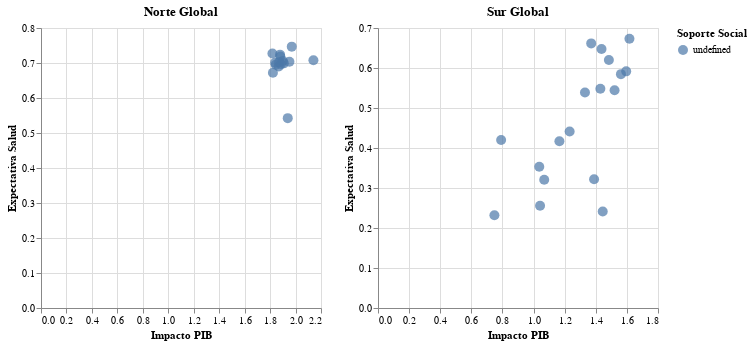

The notebook cell saved with this chart:
### Markdown cell above
#**PBI vs Salud**
Gráfico extra: La elección de un gráfico de dispersión para analizar la relación entre el PIB per cápita y la expectativa de vida saludable responde a la necesidad de identificar patrones de correlación estructural en el desarrollo humano. Mientras que las barras nos permiten observar magnitudes aisladas, la dispersión nos revela la eficiencia de los sistemas nacionales: nos permite visualizar si mayores niveles de riqueza económica se traducen linealmente en una mejor salud pública o si existen anomalías (países que, con menos recursos, logran resultados sanitarios superiores). Al incorporar nuestra categorización de soporte social mediante el canal del color, el gráfico deja de ser una simple nube de puntos para convertirse en una herramienta de análisis multidimensional que expone las brechas de desigualdad entre el Norte y el Sur Global.

### Code cell
# GRÁFICO: Concatenación Horizontal (Dispersión PIB vs Salud)

# Gráfico para el Norte Global
# Usamos \: para que Altair no confunda los ":" del nombre con tipos de datos
scatter_norte = alt.Chart(df_norte).mark_circle(size=100).encode(
    x=alt.X('Explained by\\: Log GDP per capita:Q', title='Impacto PIB'),
    y=alt.Y('Explained by\\: Healthy life expectancy:Q', title='Expectativa Salud'),
    color=alt.Color('Nivel_Soporte:N', legend=alt.Legend(title="Soporte Social")),
    tooltip=['Country name']
).properties(
    title='Norte Global',
    width=280,
    height=280
)

# Gráfico para el Sur Global
scatter_sur = alt.Chart(df_sur).mark_circle(size=100).encode(
    x=alt.X('Explained by\\: Log GDP per capita:Q', title='Impacto PIB'),
    y=alt.Y('Explained by\\: Healthy life expectancy:Q', title='Expectativa Salud'),
    color=alt.Color('Nivel_Soporte:N'),
    tooltip=['Country name']
).properties(
    title='Sur Global',
    width=280,
    height=280
)

#Concatenación horizontal con escalas de color compartidas
grafico_final_scatter = alt.hconcat(scatter_norte, scatter_sur).resolve_scale(color='shared')

grafico_final_scatter.display()

### Figure 1 — Vega-Lite specification as saved in the notebook (floating-point values rounded to 4 significant figures)
{"config": {"view": {"continuousWidth": 300, "continuousHeight": 300}}, "hconcat": [{"data": {"name": "data-9092afe22cf6fd426e1567c5c909dac3"}, "mark": {"type": "circle", "size": 100}, "encoding": {"color": {"field": "Nivel_Soporte", "legend": {"title": "Soporte Social"}, "type": "nominal"}, "tooltip": [{"field": "Country name", "type": "nominal"}], "x": {"field": "Explained by\\: Log GDP per capita", "title": "Impacto PIB", "type": "quantitative"}, "y": {"field": "Explained by\\: Healthy life expectancy", "title": "Expectativa Salud", "type": "quantitative"}}, "height": 280, "title": "Norte Global", "width": 280}, {"data": {"name": "data-547d692c0d01f98252945d430f966c75"}, "mark": {"type": "circle", "size": 100}, "encoding": {"color": {"field": "Nivel_Soporte", "type": "nominal"}, "tooltip": [{"field": "Country name", "type": "nominal"}], "x": {"field": "Explained by\\: Log GDP per capita", "title": "Impacto PIB", "type": "quantitative"}, "y": {"field": "Explained by\\: Healthy life expectancy", "title": "Expectativa Salud", "type": "quantitative"}}, "height": 280, "title": "Sur Global", "width": 280}], "resolve": {"scale": {"color": "shared"}}, "$schema": "https://vega.github.io/schema/vega-lite/v5.20.1.json", "datasets": {"data-9092afe22cf6fd426e1567c5c909dac3": [{"Country name": "Finland", "Ladder score": 7.741, "upperwhisker": 7.815, "lowerwhisker": 7.667, "Explained by: Log GDP per capita": 1.844, "Explained by: Social support": 1.572, "Explained by: Healthy life expectancy": 0.6948, "Explained by: Freedom to make life choices": 0.8593, "Explained by: Generosity": 0.1417, "Explained by: Perceptions of corruption": 0.5462, "Dystopia + residual": 2.082, "Categoria_Salud": "3. Expectativa de salud media alta", "Salud_con_Pct": "3. Expectativa de salud media alta (35.7%)"}, {"Country name": "Denmark", "Ladder score": 7.583, "upperwhisker": 7.665, "lowerwhisker": 7.5, "Explained by: Log GDP per capita": 1.908, "Explained by: Social support": 1.52, "Explained by: Healthy life expectancy": 0.6989, "Explained by: Freedom to make life choices": 0.8227, "Explained by: Generosity": 0.2036, "Explained by: Perceptions of corruption": 0.5484, "Dystopia + residual": 1.881, "Categoria_Salud": "3. Expectativa de salud media alta", "Salud_con_Pct": "3. Expectativa de salud media alta (35.7%)"}, {"Country name": "Iceland", "Ladder score": 7.525, "upperwhisker": 7.618, "lowerwhisker": 7.433, "Explained by: Log GDP per capita": 1.881, "Explained by: Social support": 1.617, "Explained by: Healthy life expectancy": 0.7183, "Explained by: Freedom to make life choices": 0.8185, "Explained by: Generosity": 0.2583, "Explained by: Perceptions of corruption": 0.1825, "Dystopia + residual": 2.05, "Categoria_Salud": "4. Expectativa de salud alta", "Salud_con_Pct": "4. Expectativa de salud alta (12.6%)"}, {"Country name": "Sweden", "Ladder score": 7.344, "upperwhisker": 7.422, "lowerwhisker": 7.267, "Explained by: Log GDP per capita": 1.878, "Explained by: Social support": 1.501, "Explained by: Healthy life expectancy": 0.7239, "Explained by: Freedom to make life choices": 0.8383, "Explained by: Generosity": 0.2215, "Explained by: Perceptions of corruption": 0.5238, "Dystopia + residual": 1.658, "Categoria_Salud": "4. Expectativa de salud alta", "Salud_con_Pct": "4. Expectativa de salud alta (12.6%)"}, {"Country name": "Netherlands", "Ladder score": 7.319, "upperwhisker": 7.383, "lowerwhisker": 7.256, "Explained by: Log GDP per capita": 1.901, "Explained by: Social support": 1.462, "Explained by: Healthy life expectancy": 0.7059, "Explained by: Freedom to make life choices": 0.7251, "Explained by: Generosity": 0.2474, "Explained by: Perceptions of corruption": 0.3724, "Dystopia + residual": 1.906, "Categoria_Salud": "4. Expectativa de salud alta", "Salud_con_Pct": "4. Expectativa de salud alta (12.6%)"}, {"Country name": "Norway", "Ladder score": 7.302, "upperwhisker": 7.389, "lowerwhisker": 7.215, "Explained by: Log GDP per capita": 1.952, "Explained by: Social support": 1.517, "Explained by: Healthy life expectancy": 0.7038, "Explained by: Freedom to make life choices": 0.8354, "Explained by: Generosity": 0.2241, "Explained by: Perceptions of corruption": 0.4839, "Dystopia + residual": 1.586, "Categoria_Salud": "4. Expectativa de salud alta", "Salud_con_Pct": "4. Expectativa de salud alta (12.6%)"}, {"Country name": "Luxembourg", "Ladder score": 7.122, "upperwhisker": 7.213, "lowerwhisker": 7.031, "Explained by: Log GDP per capita": 2.141, "Explained by: Social support": 1.355, "Explained by: Healthy life expectancy": 0.7076, "Explained by: Freedom to make life choices": 0.8012, "Explained by: Generosity": 0.1457, "Explained by: Perceptions of corruption": 0.4324, "Dystopia + residual": 1.54, "Categoria_Salud": "4. Expectativa de salud alta", "Salud_con_Pct": "4. Expectativa de salud alta (12.6%)"}, {"Country name": "Switzerland", "Ladder score": 7.06, "upperwhisker": 7.147, "lowerwhisker": 6.973, "Explained by: Log GDP per capita": 1.97, "Explained by: Social support": 1.425, "Explained by: Healthy life expectancy": 0.7467, "Explained by: Freedom to make life choices": 0.7592, "Explained by: Generosity": 0.1733, "Explained by: Perceptions of corruption": 0.4976, "Dystopia + residual": 1.488, "Categoria_Salud": "4. Expectativa de salud alta", "Salud_con_Pct": "4. Expectativa de salud alta (12.6%)"}, {"Country name": "Austria", "Ladder score": 6.905, "upperwhisker": 6.986, "lowerwhisker": 6.824, "Explained by: Log GDP per capita": 1.885, "Explained by: Social support": 1.336, "Explained by: Healthy life expectancy": 0.6962, "Explained by: Freedom to make life choices": 0.7027, "Explained by: Generosity": 0.2139, "Explained by: Perceptions of corruption": 0.3046, "Dystopia + residual": 1.766, "Categoria_Salud": "3. Expectativa de salud media alta", "Salud_con_Pct": "3. Expectativa de salud media alta (35.7%)"}, {"Country name": "Canada", "Ladder score": 6.9, "upperwhisker": 6.984, "lowerwhisker": 6.815, "Explained by: Log GDP per capita": 1.84, "Explained by: Social support": 1.459, "Explained by: Healthy life expectancy": 0.701, "Explained by: Freedom to make life choices": 0.7301, "Explained by: Generosity": 0.2302, "Explained by: Perceptions of corruption": 0.3682, "Dystopia + residual": 1.572, "Categoria_Salud": "4. Expectativa de salud alta", "Salud_con_Pct": "4. Expectativa de salud alta (12.6%)"}, {"Country name": "Belgium", "Ladder score": 6.894, "upperwhisker": 6.961, "lowerwhisker": 6.827, "Explained by: Log GDP per capita": 1.868, "Explained by: Social support": 1.44, "Explained by: Healthy life expectancy": 0.6899, "Explained by: Freedom to make life choices": 0.7288, "Explained by: Generosity": 0.1705, "Explained by: Perceptions of corruption": 0.3108, "Dystopia + residual": 1.686, "Categoria_Salud": "3. Expectativa de salud media alta", "Salud_con_Pct": "3. Expectativa de salud media alta (35.7%)"}, {"Country name": "United Kingdom", "Ladder score": 6.749, "upperwhisker": 6.833, "lowerwhisker": 6.665, "Explained by: Log GDP per capita": 1.822, "Explained by: Social support": 1.326, "Explained by: Healthy life expectancy": 0.6719, "Explained by: Freedom to make life choices": 0.7131, "Explained by: Generosity": 0.2666, "Explained by: Perceptions of corruption": 0.3513, "Dystopia + residual": 1.598, "Categoria_Salud": "3. Expectativa de salud media alta", "Salud_con_Pct": "3. Expectativa de salud media alta (35.7%)"}, {"Country name": "United States", "Ladder score": 6.725, "upperwhisker": 6.818, "lowerwhisker": 6.631, "Explained by: Log GDP per capita": 1.939, "Explained by: Social support": 1.392, "Explained by: Healthy life expectancy": 0.5424, "Explained by: Freedom to make life choices": 0.5864, "Explained by: Generosity": 0.2233, "Explained by: Perceptions of corruption": 0.1692, "Dystopia + residual": 1.873, "Categoria_Salud": "2. Expectativa de salud media", "Salud_con_Pct": "2. Expectativa de salud media (29.4%)"}, {"Country name": "Germany", "Ladder score": 6.719, "upperwhisker": 6.815, "lowerwhisker": 6.622, "Explained by: Log GDP per capita": 1.871, "Explained by: Social support": 1.39, "Explained by: Healthy life expectancy": 0.7024, "Explained by: Freedom to make life choices": 0.6998, "Explained by: Generosity": 0.1742, "Explained by: Perceptions of corruption": 0.3678, "Dystopia + residual": 1.513, "Categoria_Salud": "4. Expectativa de salud alta", "Salud_con_Pct": "4. Expectativa de salud alta (12.6%)"}, {"Country name": "France", "Ladder score": 6.609, "upperwhisker": 6.685, "lowerwhisker": 6.533, "Explained by: Log GDP per capita": 1.818, "Explained by: Social support": 1.348, "Explained by: Healthy life expectancy": 0.7273, "Explained by: Freedom to make life choices": 0.6498, "Explained by: Generosity": 0.1123, "Explained by: Perceptions of corruption": 0.2809, "Dystopia + residual": 1.672, "Categoria_Salud": "4. Expectativa de salud alta", "Salud_con_Pct": "4. Expectativa de salud alta (12.6%)"}], "data-547d692c0d01f98252945d430f966c75": [{"Country name": "Mexico", "Ladder score": 6.678, "upperwhisker": 6.781, "lowerwhisker": 6.575, "Explained by: Log GDP per capita": 1.521, "Explained by: Social support": 1.241, "Explained by: Healthy life expectancy": 0.5445, "Explained by: Freedom to make life choices": 0.7221, "Explained by: Generosity": 0.08588, "Explained by: Perceptions of corruption": 0.1266, "Dystopia + residual": 2.437, "Categoria_Salud": "2. Expectativa de salud media", "Salud_con_Pct": "2. Expectativa de salud media (29.4%)"}, {"Country name": "Uruguay", "Ladder score": 6.611, "upperwhisker": 6.696, "lowerwhisker": 6.527, "Explained by: Log GDP per capita": 1.596, "Explained by: Social support": 1.431, "Explained by: Healthy life expectancy": 0.5916, "Explained by: Freedom to make life choices": 0.7752, "Explained by: Generosity": 0.1061, "Explained by: Perceptions of corruption": 0.2205, "Dystopia + residual": 1.891, "Categoria_Salud": "3. Expectativa de salud media alta", "Salud_con_Pct": "3. Expectativa de salud media alta (35.7%)"}, {"Country name": "Chile", "Ladder score": 6.36, "upperwhisker": 6.448, "lowerwhisker": 6.273, "Explained by: Log GDP per capita": 1.616, "Explained by: Social support": 1.369, "Explained by: Healthy life expectancy": 0.6733, "Explained by: Freedom to make life choices": 0.6508, "Explained by: Generosity": 0.117, "Explained by: Perceptions of corruption": 0.07548, "Dystopia + residual": 1.858, "Categoria_Salud": "3. Expectativa de salud media alta", "Salud_con_Pct": "3. Expectativa de salud media alta (35.7%)"}, {"Country name": "Brazil", "Ladder score": 6.272, "upperwhisker": 6.39, "lowerwhisker": 6.154, "Explained by: Log GDP per capita": 1.43, "Explained by: Social support": 1.269, "Explained by: Healthy life expectancy": 0.5479, "Explained by: Freedom to make life choices": 0.6852, "Explained by: Generosity": 0.13, "Explained by: Perceptions of corruption": 0.1425, "Dystopia + residual": 2.068, "Categoria_Salud": "2. Expectativa de salud media", "Salud_con_Pct": "2. Expectativa de salud media (29.4%)"}, {"Country name": "Argentina", "Ladder score": 6.188, "upperwhisker": 6.306, "lowerwhisker": 6.07, "Explained by: Log GDP per capita": 1.562, "Explained by: Social support": 1.381, "Explained by: Healthy life expectancy": 0.5847, "Explained by: Freedom to make life choices": 0.6807, "Explained by: Generosity": 0.08747, "Explained by: Perceptions of corruption": 0.08046, "Dystopia + residual": 1.812, "Categoria_Salud": "3. Expectativa de salud media alta", "Salud_con_Pct": "3. Expectativa de salud media alta (35.7%)"}, {"Country name": "Philippines", "Ladder score": 6.048, "upperwhisker": 6.166, "lowerwhisker": 5.929, "Explained by: Log GDP per capita": 1.232, "Explained by: Social support": 1.146, "Explained by: Healthy life expectancy": 0.4413, "Explained by: Freedom to make life choices": 0.8263, "Explained by: Generosity": 0.09869, "Explained by: Perceptions of corruption": 0.136, "Dystopia + residual": 2.167, "Categoria_Salud": "2. Expectativa de salud media", "Salud_con_Pct": "2. Expectativa de salud media (29.4%)"}, {"Country name": "Vietnam", "Ladder score": 6.043, "upperwhisker": 6.138, "lowerwhisker": 5.948, "Explained by: Log GDP per capita": 1.331, "Explained by: Social support": 1.267, "Explained by: Healthy life expectancy": 0.5389, "Explained by: Freedom to make life choices": 0.8426, "Explained by: Generosity": 0.09367, "Explained by: Perceptions of corruption": 0.16, "Dystopia + residual": 1.81, "Categoria_Salud": "2. Expectativa de salud media", "Salud_con_Pct": "2. Expectativa de salud media (29.4%)"}, {"Country name": "Thailand", "Ladder score": 5.976, "upperwhisker": 6.094, "lowerwhisker": 5.858, "Explained by: Log GDP per capita": 1.484, "Explained by: Social support": 1.347, "Explained by: Healthy life expectancy": 0.62, "Explained by: Freedom to make life choices": 0.7557, "Explained by: Generosity": 0.2826, "Explained by: Perceptions of corruption": 0.02418, "Dystopia + residual": 1.463, "Categoria_Salud": "3. Expectativa de salud media alta", "Salud_con_Pct": "3. Expectativa de salud media alta (35.7%)"}, {"Country name": "Peru", "Ladder score": 5.841, "upperwhisker": 5.946, "lowerwhisker": 5.736, "Explained by: Log GDP per capita": 1.371, "Explained by: Social support": 1.18, "Explained by: Healthy life expectancy": 0.6615, "Explained by: Freedom to make life choices": 0.6148, "Explained by: Generosity": 0.07818, "Explained by: Perceptions of corruption": 0.02873, "Dystopia + residual": 1.907, "Categoria_Salud": "3. Expectativa de salud media alta", "Salud_con_Pct": "3. Expectativa de salud media alta (35.7%)"}, {"Country name": "Colombia", "Ladder score": 5.695, "upperwhisker": 5.806, "lowerwhisker": 5.584, "Explained by: Log GDP per capita": 1.437, "Explained by: Social support": 1.241, "Explained by: Healthy life expectancy": 0.6477, "Explained by: Freedom to make life choices": 0.6439, "Explained by: Generosity": 0.0716, "Explained by: Perceptions of corruption": 0.05861, "Dystopia + residual": 1.596, "Categoria_Salud": "3. Expectativa de salud media alta", "Salud_con_Pct": "3. Expectativa de salud media alta (35.7%)"}, {"Country name": "South Africa", "Ladder score": 5.422, "upperwhisker": 5.549, "lowerwhisker": 5.295, "Explained by: Log GDP per capita": 1.389, "Explained by: Social support": 1.369, "Explained by: Healthy life expectancy": 0.3219, "Explained by: Freedom to make life choices": 0.5366, "Explained by: Generosity": 0.07844, "Explained by: Perceptions of corruption": 0.03398, "Dystopia + residual": 1.693, "Categoria_Salud": "1. Expectativa de salud baja", "Salud_con_Pct": "1. Expectativa de salud baja (22.4%)"}, {"Country name": "Nigeria", "Ladder score": 4.881, "upperwhisker": 5.018, "lowerwhisker": 4.744, "Explained by: Log GDP per capita": 1.042, "Explained by: Social support": 1.075, "Explained by: Healthy life expectancy": 0.2556, "Explained by: Freedom to make life choices": 0.5658, "Explained by: Generosity": 0.2014, "Explained by: Perceptions of corruption": 0.01898, "Dystopia + residual": 1.722, "Categoria_Salud": "1. Expectativa de salud baja", "Salud_con_Pct": "1. Expectativa de salud baja (22.4%)"}, {"Country name": "Pakistan", "Ladder score": 4.657, "upperwhisker": 4.779, "lowerwhisker": 4.535, "Explained by: Log GDP per capita": 1.069, "Explained by: Social support": 0.6004, "Explained by: Healthy life expectancy": 0.3207, "Explained by: Freedom to make life choices": 0.5419, "Explained by: Generosity": 0.1444, "Explained by: Perceptions of corruption": 0.07396, "Dystopia + residual": 1.907, "Categoria_Salud": "1. Expectativa de salud baja", "Salud_con_Pct": "1. Expectativa de salud baja (22.4%)"}, {"Country name": "Kenya", "Ladder score": 4.47, "upperwhisker": 4.595, "lowerwhisker": 4.344, "Explained by: Log GDP per capita": 1.037, "Explained by: Social support": 0.8954, "Explained by: Healthy life expectancy": 0.3533, "Explained by: Freedom to make life choices": 0.5186, "Explained by: Generosity": 0.2815, "Explained by: Perceptions of corruption": 0.06859, "Dystopia + residual": 1.316, "Categoria_Salud": "2. Expectativa de salud media", "Salud_con_Pct": "2. Expectativa de salud media (29.4%)"}, {"Country name": "India", "Ladder score": 4.054, "upperwhisker": 4.123, "lowerwhisker": 3.985, "Explained by: Log GDP per capita": 1.166, "Explained by: Social support": 0.6527, "Explained by: Healthy life expectancy": 0.417, "Explained by: Freedom to make life choices": 0.7666, "Explained by: Generosity": 0.1739, "Explained by: Perceptions of corruption": 0.122, "Dystopia + residual": 0.7557, "Categoria_Salud": "2. Expectativa de salud media", "Salud_con_Pct": "2. Expectativa de salud media (29.4%)"}, {"Country name": "Ethiopia", "Ladder score": 3.861, "upperwhisker": 3.997, "lowerwhisker": 3.725, "Explained by: Log GDP per capita": 0.7916, "Explained by: Social support": 0.9149, "Explained by: Healthy life expectancy": 0.4198, "Explained by: Freedom to make life choices": 0.4409, "Explained by: Generosity": 0.2703, "Explained by: Perceptions of corruption": 0.1007, "Dystopia + residual": 0.9228, "Categoria_Salud": "2. Expectativa de salud media", "Salud_con_Pct": "2. Expectativa de salud media (29.4%)"}, {"Country name": "Botswana", "Ladder score": 3.383, "upperwhisker": 3.558, "lowerwhisker": 3.209, "Explained by: Log GDP per capita": 1.445, "Explained by: Social support": 0.9686, "Explained by: Healthy life expectancy": 0.2414, "Explained by: Freedom to make life choices": 0.5667, "Explained by: Generosity": 0.01443, "Explained by: Perceptions of corruption": 0.08207, "Dystopia + residual": 0.06552, "Categoria_Salud": "1. Expectativa de salud baja", "Salud_con_Pct": "1. Expectativa de salud baja (22.4%)"}, {"Country name": "Zimbabwe", "Ladder score": 3.341, "upperwhisker": 3.457, "lowerwhisker": 3.226, "Explained by: Log GDP per capita": 0.7483, "Explained by: Social support": 0.8501, "Explained by: Healthy life expectancy": 0.2321, "Explained by: Freedom to make life choices": 0.4869, "Explained by: Generosity": 0.09613, "Explained by: Perceptions of corruption": 0.1306, "Dystopia + residual": 0.797, "Categoria_Salud": "1. Expectativa de salud baja", "Salud_con_Pct": "1. Expectativa de salud baja (22.4%)"}]}}
